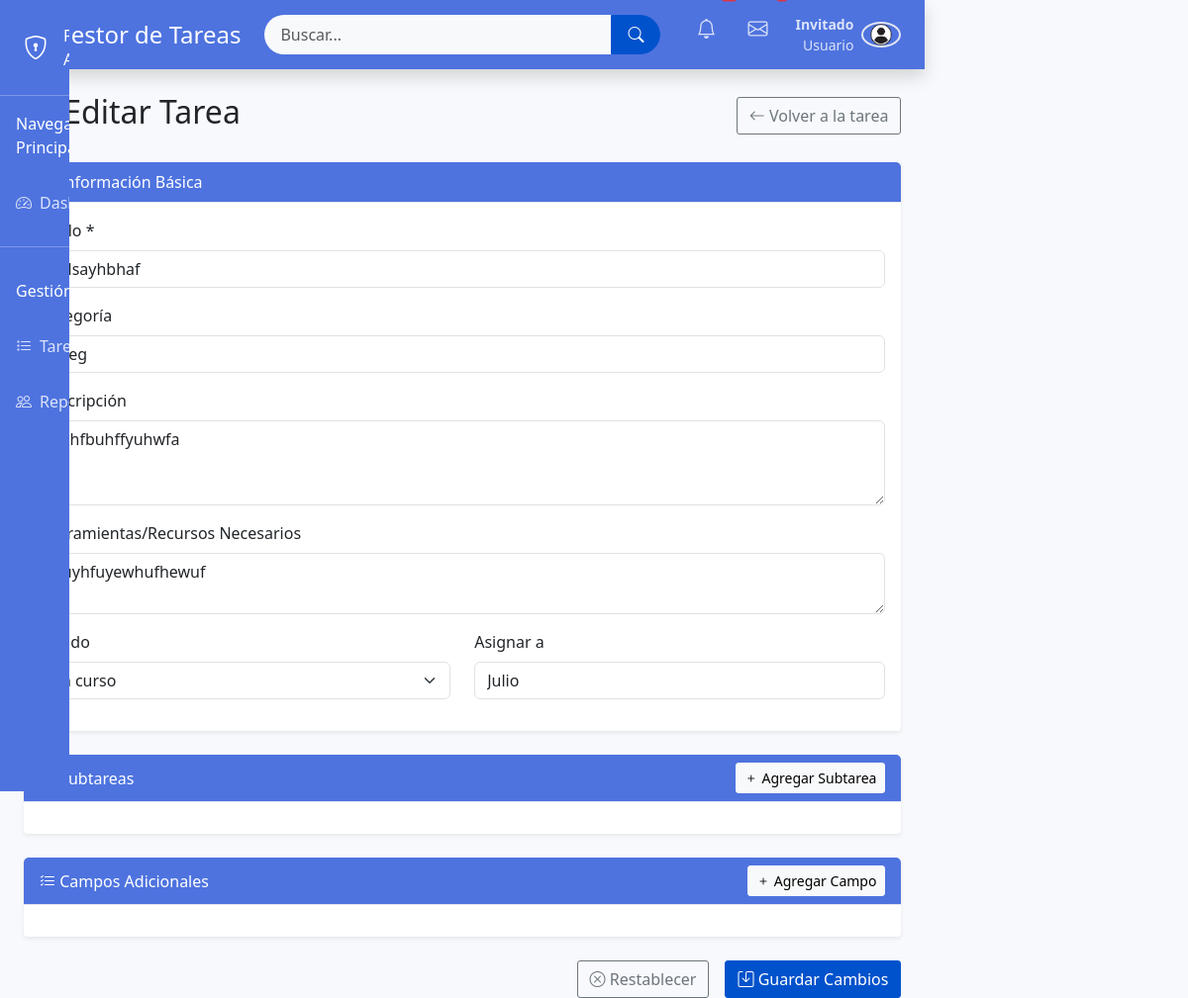
Page /editar_tarea.php?id=27 on the committed database.
### tables this page shows
CREATE TABLE `tareas` (
  `id_tarea` int(11) NOT NULL,
  `id_usuario` int(11) NOT NULL,
  `id_usuario_asignado` int(11) NOT NULL,
  `titulo` varchar(255) NOT NULL,
  `categoria` text NOT NULL,
  `descripcion` text,
  `herramientas` text,
  `id_estatus` int(11) NOT NULL,
  `fecha_creacion` datetime DEFAULT CURRENT_TIMESTAMP,
  `fecha_actualizacion` datetime DEFAULT NULL ON UPDATE CURRENT_TIMESTAMP,
  `fecha_finalizacion` datetime DEFAULT NULL,
  `prioridad` varchar(255) NOT NULL,
  `id_tarea_padre` int(11) DEFAULT NULL
);

CREATE TABLE `estatus` (
  `id_estatus` int(11) NOT NULL,
  `nombre` varchar(50) NOT NULL
);

CREATE TABLE `usuarios` (
  `id_usuario` int(11) NOT NULL,
  `nombre` varchar(100) NOT NULL,
  `usuario` varchar(50) NOT NULL,
  `contraseña` varchar(255) NOT NULL,
  `email` varchar(255) NOT NULL,
  `telefono` int(11) NOT NULL,
  `id_departamento` int(11) DEFAULT NULL,
  `id_cargo` int(11) DEFAULT NULL,
  `id_rol` int(11) DEFAULT NULL,
  `fecha_registro` datetime DEFAULT CURRENT_TIMESTAMP,
  `ultimo_acceso` datetime DEFAULT NULL
);

### auth.php (called while the page is built, shortened)
<?php
function esAdmin() {
    return ($_SESSION['id_rol'] ?? 0) == 1;
}
?>

### editar_tarea.php (the view, shortened to what this page needs)
<?php
require_once 'config.php';
require_once 'auth.php';
$id_tarea = intval($_GET['id']);
$query = $conexion->prepare("
    SELECT t.*, u.nombre as asignado, e.nombre as estado, u_creador.nombre as creador
    FROM tareas t
    JOIN usuarios u ON t.id_usuario_asignado = u.id_usuario
    JOIN usuarios u_creador ON t.id_usuario = u_creador.id_usuario
    JOIN estatus e ON t.id_estatus = e.id_estatus
    WHERE t.id_tarea = ?
");
$query->bind_param("i", $id_tarea);
$query->execute();
$resultado = $query->get_result();
$tarea = $resultado->fetch_assoc();
$usuarios = [];
$estatus = [];
$query_estatus = $conexion->query("SELECT * FROM estatus ORDER BY id_estatus");
if ($query_estatus) {
    $estatus = $query_estatus->fetch_all(MYSQLI_ASSOC);
}
include 'header.php';
?>
<div class="container mt-4">
    <div class="d-flex justify-content-between align-items-center mb-4">
        <h2><i class="bi bi-pencil-square"></i> Editar Tarea</h2>
        <a href="ver.php?id=<?= $id_tarea ?>" class="btn btn-outline-secondary">
            <i class="bi bi-arrow-left"></i> Volver a la tarea
        </a>
    </div>
    <form method="post" action="actualizar_tarea.php" class="needs-validation" novalidate>
        <div class="card mb-4 shadow-sm">
            <div class="card-header bg-primary text-white">
                <i class="bi bi-card-heading"></i> Información Básica
            </div>
            <div class="card-body">
                <div class="mb-3">
                    <label for="titulo" class="form-label">Título *</label>
                    <input type="text" class="form-control" id="titulo" name="titulo" value="<?= htmlspecialchars($tarea['titulo']) ?>" required>
                </div>
                <div class="mb-3">
                    <label for="categoria" class="form-label">Categoría</label>
                    <input type="text" class="form-control" id="categoria" name="categoria"
                           value="<?= htmlspecialchars($tarea['categoria']) ?>" placeholder="Ej: Desarrollo, Diseño, Marketing...">
                </div>
                <div class="mb-3">
                    <label for="descripcion" class="form-label">Descripción</label>
                    <textarea class="form-control" id="descripcion" name="descripcion" rows="3"><?= htmlspecialchars($tarea['descripcion']) ?></textarea>
                </div>
                <div class="mb-3">
                    <label for="herramientas" class="form-label">Herramientas/Recursos Necesarios</label>
                    <textarea class="form-control" id="herramientas" name="herramientas" rows="2"><?= htmlspecialchars($tarea['herramientas']) ?></textarea>
                </div>
                <div class="row">
                    <div class="col-md-6 mb-3">
                        <label for="id_estatus" class="form-label">Estado</label>
                        <select class="form-select" id="id_estatus" name="id_estatus" required>
                            <?php foreach ($estatus as $estado): ?>
                                <option value="<?= $estado['id_estatus'] ?>" <?= $estado['id_estatus'] == $tarea['id_estatus'] ? 'selected' : '' ?>>
                                    <?= htmlspecialchars($estado['nombre']) ?>
                                </option>
                            <?php endforeach; ?>
                        </select>
                    </div>
                    <div class="col-md-6 mb-3">
                        <label for="id_usuario_asignado" class="form-label">Asignar a</label>
                        <?php if (esAdmin() && !empty($usuarios)): ?>
                            <select class="form-select" id="id_usuario_asignado" name="id_usuario_asignado" required>
                                <?php foreach ($usuarios as $usuario): ?>
                                    <option value="<?= $usuario['id_usuario'] ?>" <?= $usuario['id_usuario'] == $tarea['id_usuario_asignado'] ? 'selected' : '' ?>>
                                        <?= htmlspecialchars($usuario['nombre']) ?>
                                    </option>
                                <?php endforeach; ?>
                            </select>
                        <?php else: ?>
                            <input type="text" class="form-control" value="<?= htmlspecialchars($tarea['asignado']) ?>" readonly>
                        <?php endif; ?>
                    </div>
                </div>
            </div>
        </div>
        <div class="card mb-4 shadow-sm">
            <div class="card-header bg-primary text-white d-flex justify-content-between align-items-center">
                <span><i class="bi bi-list-task"></i> Subtareas</span>
                <button type="button" class="btn btn-sm btn-light" id="agregarSubtarea">
                    <i class="bi bi-plus"></i> Agregar Subtarea
                </button>
            </div>
            <div class="card-body" id="subtareasContainer">
            </div>
        </div>
        <div class="card mb-4 shadow-sm">
            <div class="card-header bg-primary text-white d-flex justify-content-between align-items-center">
                <span><i class="bi bi-list-check"></i> Campos Adicionales</span>
                <button type="button" class="btn btn-sm btn-light" id="agregarCampo">
                    <i class="bi bi-plus"></i> Agregar Campo
                </button>
            </div>
            <div class="card-body" id="camposAdicionalesContainer">
            </div>
        </div>
        <div class="d-grid gap-2 d-md-flex justify-content-md-end mt-4">
            <button type="reset" class="btn btn-outline-secondary me-md-2">
                <i class="bi bi-x-circle"></i> Restablecer
            </button>
            <button type="submit" class="btn btn-primary">
                <i class="bi bi-save"></i> Guardar Cambios
            </button>
        </div>
    </form>
</div>
<?php include 'footer.php'; ?>

### admin.css (style rules this page uses)
body { background-color: #f8f9fc; overflow-x: hidden; }
.card { border: none; border-radius: 0.35rem; box-shadow: 0 0.15rem 1.75rem 0 rgba(58, 59, 69, 0.15); }
.card-header { background-color: #f8f9fc; border-bottom: 1px solid #e3e6f0; }
.bg-primary { background-color: #4e73df !important; }
.card-header.bg-primary { background-color: #4e73df !important; }
.btn { border-radius: 3px; font-weight: 500; }
.btn-primary { background-color: #0052cc; border-color: #0052cc; }
.card { border-radius: 4px; box-shadow: 0 1px 2px rgba(9, 30, 66, 0.25); }

### rows in the picture
tareas: titulo "gdsayhbhaf", categoria "greg", descripcion "dshfbuhffyuhwfa", herramientas "duyhfuyewhufhewuf", id_estatus "En curso", id_usuario_asignado.nombre "Julio"

### other values in the picture
$nombreUsuario "Invitado"
